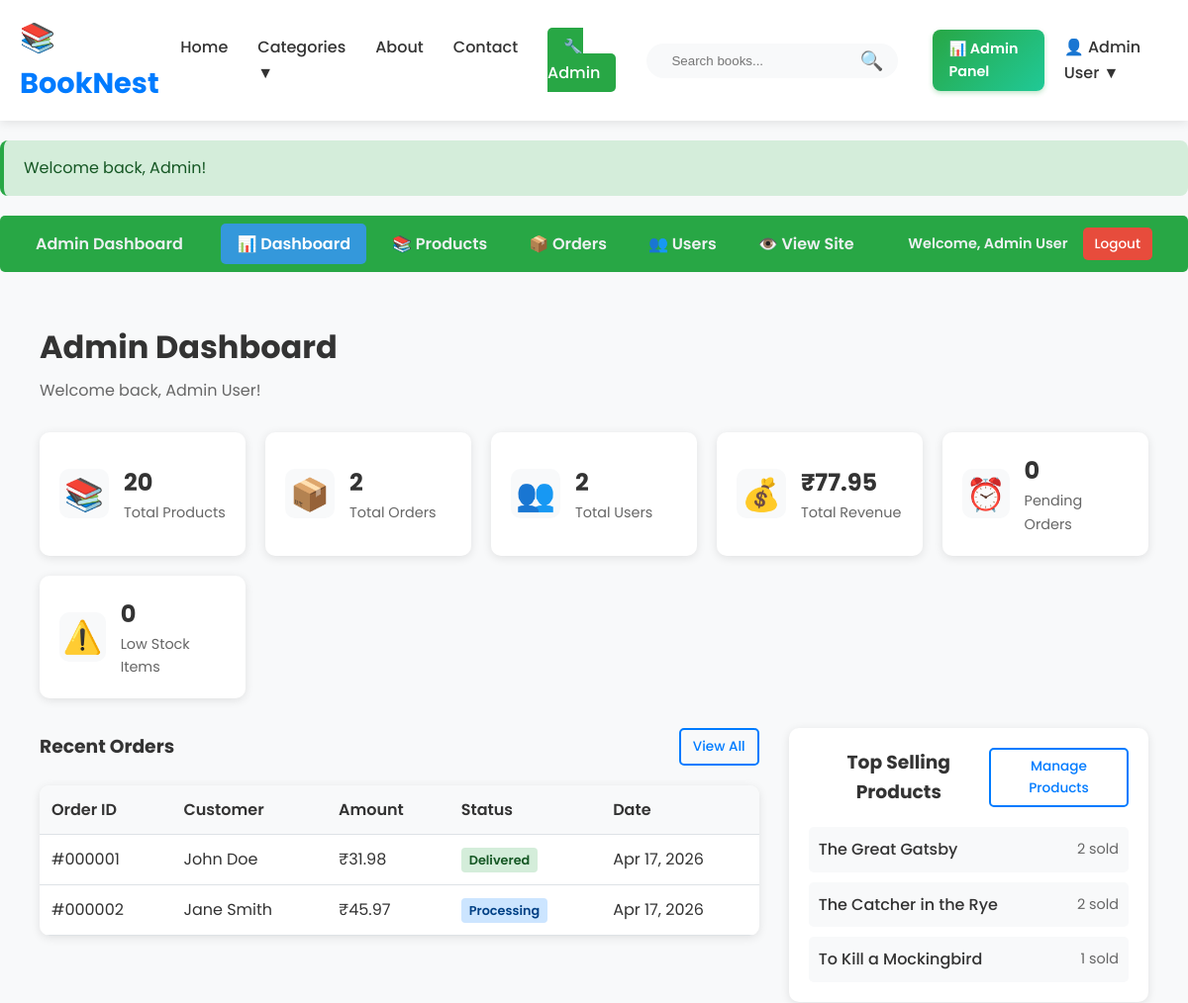
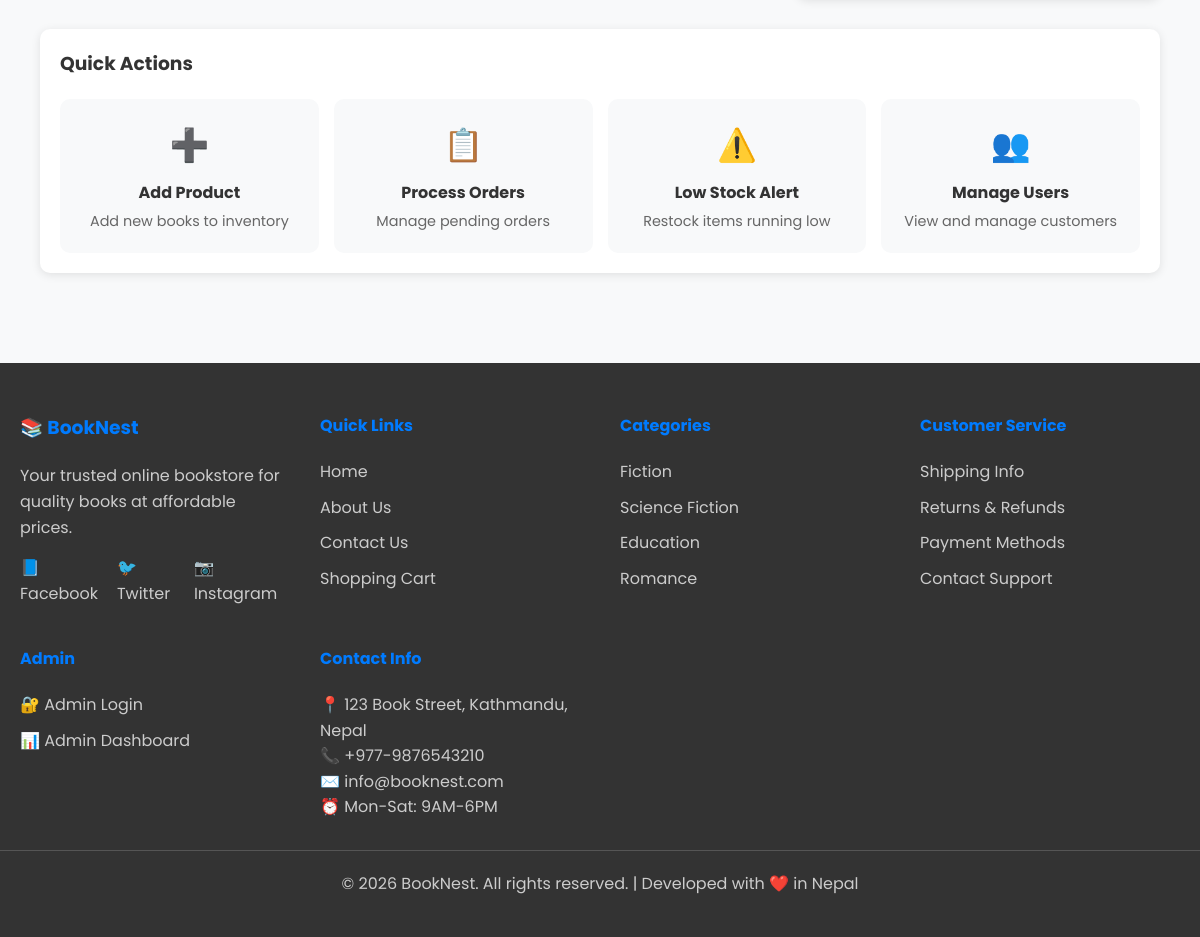
Page /admin/dashboard.php (signed in) on the committed database (2 pictures, top to bottom).
### tables this page shows
CREATE TABLE `orders` (
    `id` int(11) NOT NULL AUTO_INCREMENT,
    `user_id` int(11) NOT NULL,
    `name` varchar(100) NOT NULL,
    `email` varchar(100) NOT NULL,
    `phone` varchar(15) NOT NULL,
    `address` text NOT NULL,
    `total_price` decimal(10,2) NOT NULL,
    `payment_method` varchar(50) DEFAULT 'cash_on_delivery',
    `status` enum('pending','processing','shipped','delivered','cancelled') NOT NULL DEFAULT 'pending',
    `created_at` timestamp NOT NULL DEFAULT current_timestamp(),
    PRIMARY KEY (`id`),
    KEY `user_id` (`user_id`),
    CONSTRAINT `orders_ibfk_1` FOREIGN KEY (`user_id`) REFERENCES `users` (`id`) ON DELETE CASCADE
);

CREATE TABLE `users` (
    `id` int(11) NOT NULL AUTO_INCREMENT,
    `full_name` varchar(100) NOT NULL,
    `email` varchar(100) NOT NULL,
    `phone` varchar(15) NOT NULL,
    `address` text NOT NULL,
    `password` varchar(255) NOT NULL,
    `role` enum('user','admin') NOT NULL DEFAULT 'user',
    `created_at` timestamp NOT NULL DEFAULT current_timestamp(),
    PRIMARY KEY (`id`),
    UNIQUE KEY `email` (`email`)
);

### admin/dashboard.php (the view, shortened to what this page needs)
<?php
require_once 'includes/admin-header.php';
$total_products_query = "SELECT COUNT(*) as count FROM products";
$total_products = $conn->query($total_products_query)->fetch_assoc()['count'];
$total_orders_query = "SELECT COUNT(*) as count FROM orders";
$total_orders = $conn->query($total_orders_query)->fetch_assoc()['count'];
$total_users_query = "SELECT COUNT(*) as count FROM users WHERE role = 'user'";
$total_users = $conn->query($total_users_query)->fetch_assoc()['count'];
$total_revenue_query = "SELECT SUM(total_price) as revenue FROM orders WHERE status != 'cancelled'";
$total_revenue = $conn->query($total_revenue_query)->fetch_assoc()['revenue'];
$pending_orders_query = "SELECT COUNT(*) as count FROM orders WHERE status = 'pending'";
$pending_orders = $conn->query($pending_orders_query)->fetch_assoc()['count'];
$low_stock_query = "SELECT COUNT(*) as count FROM products WHERE stock <= 5";
$low_stock = $conn->query($low_stock_query)->fetch_assoc()['count'];
$recent_orders_query = "SELECT o.*, u.full_name FROM orders o
                        JOIN users u ON o.user_id = u.id
                        ORDER BY o.created_at DESC LIMIT 5";
$recent_orders = $conn->query($recent_orders_query);
$top_products_query = "SELECT p.name, SUM(oi.quantity) as total_sold
                       FROM order_items oi
                       JOIN products p ON oi.product_id = p.id
                       GROUP BY p.id, p.name
                       ORDER BY total_sold DESC LIMIT 5";
$top_products = $conn->query($top_products_query);
?>
<div class="admin-dashboard">
    <div class="dashboard-header">
        <h1>Admin Dashboard</h1>
        <p>Welcome back, <?php echo htmlspecialchars($_SESSION['user_name']); ?>!</p>
    </div>
    <div class="stats-grid">
        <div class="stat-card">
            <div class="stat-icon">📚</div>
            <div class="stat-info">
                <h3><?php echo $total_products; ?></h3>
                <p>Total Products</p>
            </div>
        </div>
        <div class="stat-card">
            <div class="stat-icon">📦</div>
            <div class="stat-info">
                <h3><?php echo $total_orders; ?></h3>
                <p>Total Orders</p>
            </div>
        </div>
        <div class="stat-card">
            <div class="stat-icon">👥</div>
            <div class="stat-info">
                <h3><?php echo $total_users; ?></h3>
                <p>Total Users</p>
            </div>
        </div>
        <div class="stat-card">
            <div class="stat-icon">💰</div>
            <div class="stat-info">
                <h3>₹<?php echo number_format($total_revenue, 2); ?></h3>
                <p>Total Revenue</p>
            </div>
        </div>
        <div class="stat-card">
            <div class="stat-icon">⏰</div>
            <div class="stat-info">
                <h3><?php echo $pending_orders; ?></h3>
                <p>Pending Orders</p>
            </div>
        </div>
        <div class="stat-card">
            <div class="stat-icon">⚠️</div>
            <div class="stat-info">
                <h3><?php echo $low_stock; ?></h3>
                <p>Low Stock Items</p>
            </div>
        </div>
    </div>
    <div class="dashboard-content">
        <div class="recent-orders">
            <div class="section-header">
                <h3>Recent Orders</h3>
                <a href="manage_orders.php" class="btn btn-sm btn-outline">View All</a>
            </div>
            <?php if ($recent_orders && $recent_orders->num_rows > 0): ?>
                <div class="orders-table">
                    <table>
                        <thead>
                            <tr>
                                <th>Order ID</th>
                                <th>Customer</th>
                                <th>Amount</th>
                                <th>Status</th>
                                <th>Date</th>
                            </tr>
                        </thead>
                        <tbody>
                            <?php while ($order = $recent_orders->fetch_assoc()): ?>
                                <tr>
                                    <td>#<?php echo str_pad($order['id'], 6, '0', STR_PAD_LEFT); ?></td>
                                    <td><?php echo htmlspecialchars($order['full_name']); ?></td>
                                    <td>₹<?php echo number_format($order['total_price'], 2); ?></td>
                                    <td>
                                        <span class="status-badge status-<?php echo $order['status']; ?>">
                                            <?php echo ucfirst($order['status']); ?>
                                        </span>
                                    </td>
                                    <td><?php echo date('M d, Y', strtotime($order['created_at'])); ?></td>
                                </tr>
                            <?php endwhile; ?>
                        </tbody>
                    </table>
                </div>
            <?php else: ?>
                <p class="no-data">No orders yet</p>
            <?php endif; ?>
        </div>
        <div class="top-products">
            <div class="section-header">
                <h3>Top Selling Products</h3>
                <a href="manage_products.php" class="btn btn-sm btn-outline">Manage Products</a>
            </div>
            <?php if ($top_products && $top_products->num_rows > 0): ?>
                <div class="products-list">
                    <?php while ($product = $top_products->fetch_assoc()): ?>
                        <div class="product-item">
                            <div class="product-name"><?php echo htmlspecialchars($product['name']); ?></div>
                            <div class="product-sold"><?php echo $product['total_sold']; ?> sold</div>
                        </div>
                    <?php endwhile; ?>
                </div>
            <?php else: ?>
                <p class="no-data">No sales data yet</p>
            <?php endif; ?>
        </div>
    </div>
    <div class="quick-actions">
        <h3>Quick Actions</h3>
        <div class="actions-grid">
            <a href="manage_products.php?action=add" class="action-card">
                <div class="action-icon">➕</div>
                <h4>Add Product</h4>
                <p>Add new books to inventory</p>
            </a>
            <a href="manage_orders.php?status=pending" class="action-card">
                <div class="action-icon">📋</div>
                <h4>Process Orders</h4>
                <p>Manage pending orders</p>
            </a>
            <a href="manage_products.php?filter=low_stock" class="action-card">
                <div class="action-icon">⚠️</div>
                <h4>Low Stock Alert</h4>
                <p>Restock items running low</p>
            </a>
            <a href="manage_users.php" class="action-card">
                <div class="action-icon">👥</div>
                <h4>Manage Users</h4>
                <p>View and manage customers</p>
            </a>
        </div>
    </div>
</div>
<?php require_once 'includes/admin-footer.php'; ?>

### assets/css/style.css (style rules this page uses)
* { margin: 0; padding: 0; box-sizing: border-box; }
body { font-family: 'Poppins', sans-serif; line-height: 1.6; color: #333; background-color: #f8f9fa; }
.btn { display: inline-block; padding: 10px 20px; border: none; border-radius: 5px; cursor: pointer; text-decoration: none; font-weight: 500; transition: all 0.3s ease; text-align: center; font-size: 14px; }
.btn-outline { background: transparent; border: 2px solid #007bff; color: #007bff; }
.btn-sm { padding: 5px 10px; font-size: 12px; }
.section-header { display: flex; justify-content: space-between; align-items: center; margin-bottom: 30px; }
.section-header { text-align: center; margin-bottom: 50px; }
.btn-sm { padding: 8px 16px; font-size: 0.9em; }

### admin/dashboard.php (style rules this page uses)
.admin-dashboard { max-width: 1400px; margin: 0 auto; padding: 20px; }
.dashboard-header { margin-bottom: 30px; }
.dashboard-header h1 { color: #333; margin-bottom: 5px; }
.dashboard-header p { color: #666; }
.stats-grid { display: grid; grid-template-columns: repeat(auto-fit, minmax(200px, 1fr)); gap: 20px; margin-bottom: 30px; }
.stat-card { background: white; padding: 20px; border-radius: 10px; box-shadow: 0 2px 10px rgba(0,0,0,0.1); display: flex; align-items: center; gap: 15px; }
.stat-icon { font-size: 2em; width: 50px; height: 50px; display: flex; align-items: center; justify-content: center; background: #f8f9fa; border-radius: 10px; }
.stat-info h3 { margin: 0; font-size: 1.5em; color: #333; }
.stat-info p { margin: 0; color: #666; font-size: 0.9em; }
.dashboard-content { display: grid; grid-template-columns: 2fr 1fr; gap: 30px; margin-bottom: 30px; }
.section-header { display: flex; justify-content: space-between; align-items: center; margin-bottom: 20px; }
.section-header h3 { margin: 0; color: #333; }
.orders-table { background: white; border-radius: 10px; overflow: hidden; box-shadow: 0 2px 10px rgba(0,0,0,0.1); }
.orders-table table { width: 100%; border-collapse: collapse; }
.orders-table th, .orders-table td { padding: 12px; text-align: left; border-bottom: 1px solid #dee2e6; }
.orders-table th { background: #f8f9fa; font-weight: 600; }
.status-badge { padding: 4px 8px; border-radius: 4px; font-size: 0.8em; font-weight: 600; }
.status-processing { background: #cce5ff; color: #004085; }
.status-delivered { background: #d4edda; color: #155724; }
.top-products { background: white; padding: 20px; border-radius: 10px; box-shadow: 0 2px 10px rgba(0,0,0,0.1); }
.products-list { display: flex; flex-direction: column; gap: 10px; }
.product-item { display: flex; justify-content: space-between; align-items: center; padding: 10px; background: #f8f9fa; border-radius: 5px; }
.product-name { font-weight: 500; }
.product-sold { color: #666; font-size: 0.9em; }
.quick-actions { background: white; padding: 20px; border-radius: 10px; box-shadow: 0 2px 10px rgba(0,0,0,0.1); }
.quick-actions h3 { margin: 0 0 20px 0; color: #333; }
.actions-grid { display: grid; grid-template-columns: repeat(auto-fit, minmax(200px, 1fr)); gap: 15px; }
.action-card { display: block; padding: 20px; background: #f8f9fa; border-radius: 10px; text-align: center; text-decoration: none; color: inherit; transition: all 0.3s ease; }
.action-icon { font-size: 2em; margin-bottom: 10px; }
.action-card h4 { margin: 0 0 5px 0; color: #333; }
.action-card p { margin: 0; color: #666; font-size: 0.9em; }

### admin/includes/admin-footer.php (style rules this page uses)
.btn-sm { padding: 6px 12px; font-size: 0.85em; }

### rows in the picture
orders: id "000001", user.full_name "John Doe", total_price "31.98", status "Delivered", created_at "Apr 17, 2026"
orders: id "000002", user.full_name "Jane Smith", total_price "45.97", status "Processing", created_at "Apr 17, 2026"

### other values in the picture
$_SESSION['user_name'] "Admin User"
$_SESSION['message'] "Welcome back, Admin!"
$total_products "20"
$total_orders "2"
$total_users "2"
$total_revenue "77.95"
$pending_orders "0"
$low_stock "0"
$product['name'] "The Great Gatsby"
$product['total_sold'] "2"
$product['name'] "The Catcher in the Rye"
$product['name'] "To Kill a Mockingbird"
$product['total_sold'] "1"
